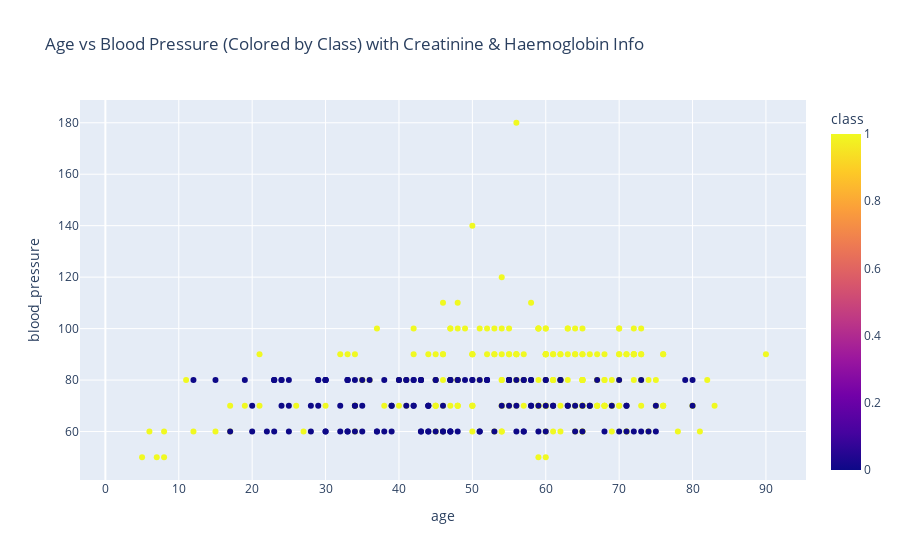

Notebook code for this chart:
### Markdown cell above
##### **Interactive plot for dynamic exploration of variables.**

### Code cell
fig = px.scatter(df, x = 'age', y = 'blood_pressure', color = 'class', hover_data=['serum_creatinine', 'haemoglobin'], title = "Age vs Blood Pressure (Colored by Class) with Creatinine & Haemoglobin Info")
fig.show()

### Figure 1 — Plotly figure (JSON) as saved in the notebook; plotly's stock layout.template omitted (floating-point values rounded to 4 significant figures; data arrays with more than 128 entries replaced by an {"elided": "..."} marker saying what was removed)
{"data": [{"customdata": {"elided": "400x2 float values"}, "hovertemplate": "age=%{x}<br>blood_pressure=%{y}<br>serum_creatinine=%{customdata[0]}<br>haemoglobin=%{customdata[1]}<br>class=%{marker.color}<extra></extra>", "legendgroup": "", "marker": {"color": {"elided": "400 int values"}, "coloraxis": "coloraxis", "symbol": "circle"}, "mode": "markers", "name": "", "orientation": "v", "showlegend": false, "type": "scatter", "x": {"elided": "400 float values"}, "xaxis": "x", "y": {"elided": "400 float values"}, "yaxis": "y"}], "layout": {"coloraxis": {"colorbar": {"title": {"text": "class"}}, "colorscale": [[0, "#0d0887"], [0.1111, "#46039f"], [0.2222, "#7201a8"], [0.3333, "#9c179e"], [0.4444, "#bd3786"], [0.5556, "#d8576b"], [0.6667, "#ed7953"], [0.7778, "#fb9f3a"], [0.8889, "#fdca26"], [1, "#f0f921"]]}, "legend": {"tracegroupgap": 0}, "title": {"text": "Age vs Blood Pressure (Colored by Class) with Creatinine & Haemoglobin Info"}, "xaxis": {"anchor": "y", "domain": [0, 1], "title": {"text": "age"}}, "yaxis": {"anchor": "x", "domain": [0, 1], "title": {"text": "blood_pressure"}}}}
